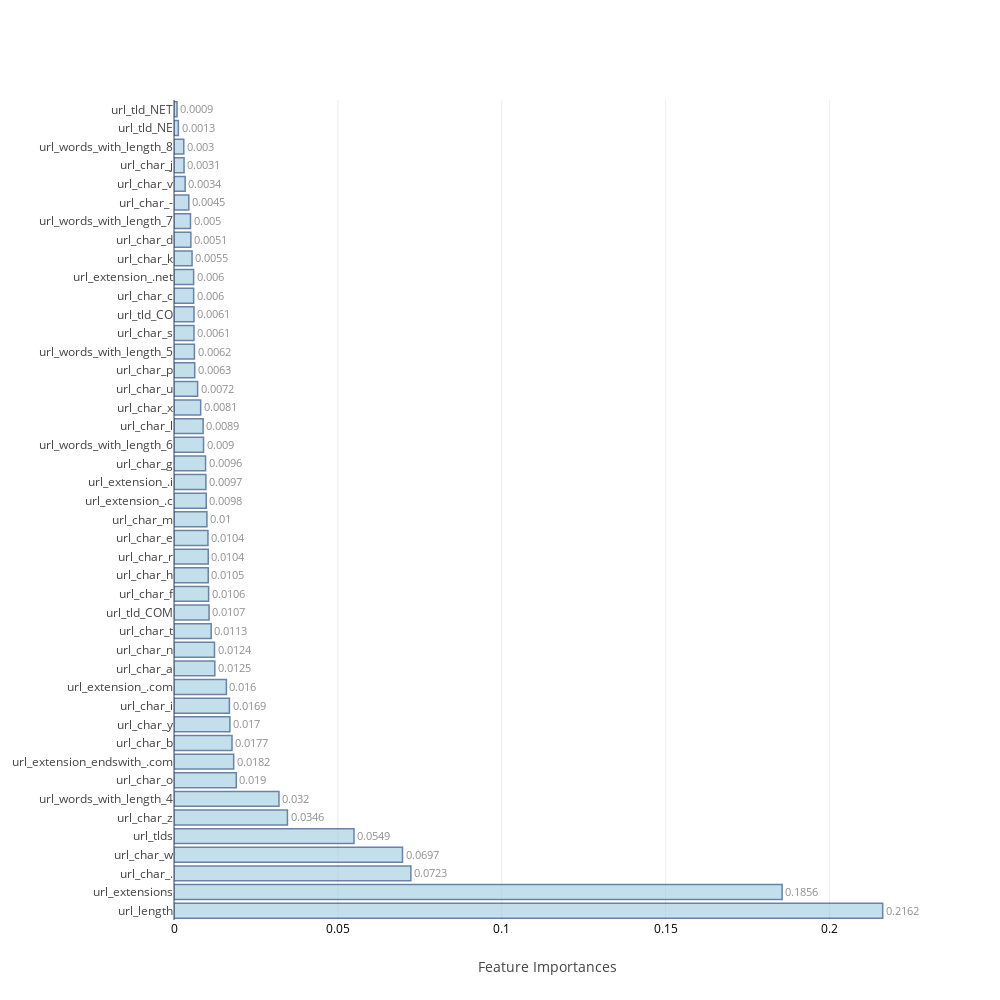

The code cell stored with this chart in its notebook:
### Markdown cell above
### <a id='1.B' style="text-decoration : none; color : #000000;"> B. Average Feature Importances</a>

### Code cell
feat_impt_plot(np.average(feat_imp,axis=0),columns)

### Figure 1 — Plotly figure (JSON) as saved in the notebook; plotly's stock layout.template omitted (floating-point values rounded to 4 significant figures)
{"data": [{"marker": {"color": "rgb(158,202,225)", "line": {"color": "rgb(8,48,107)", "width": 1.5}}, "opacity": 0.6, "orientation": "h", "text": [0.2162, 0.1856, 0.0723, 0.0697, 0.0549, 0.0346, 0.032, 0.019, 0.0182, 0.0177, 0.017, 0.0169, 0.016, 0.0125, 0.0124, 0.0113, 0.0107, 0.0106, 0.0105, 0.0104, 0.0104, 0.01, 0.0098, 0.0097, 0.0096, 0.009, 0.0089, 0.0081, 0.0072, 0.0063, 0.0062, 0.0061, 0.0061, 0.006, 0.006, 0.0055, 0.0051, 0.005, 0.0045, 0.0034, 0.0031, 0.003, 0.0013, 0.0009], "textposition": "outside", "type": "bar", "uid": "045d0e18-3b49-4860-8f21-a150d58388c1", "x": [0.2162, 0.1856, 0.07227, 0.06971, 0.05492, 0.03461, 0.03203, 0.01901, 0.01821, 0.0177, 0.01705, 0.0169, 0.01599, 0.01245, 0.01236, 0.01134, 0.0107, 0.01056, 0.01045, 0.01045, 0.01036, 0.01004, 0.009837, 0.009737, 0.00963, 0.00901, 0.008884, 0.008138, 0.007208, 0.006322, 0.006225, 0.006096, 0.006095, 0.005992, 0.005989, 0.005512, 0.005145, 0.005029, 0.004523, 0.003404, 0.003067, 0.002982, 0.001328, 0.0009286], "y": ["url_length", "url_extensions", "url_char_.", "url_char_w", "url_tlds", "url_char_z", "url_words_with_length_4", "url_char_o", "url_extension_endswith_.com", "url_char_b", "url_char_y", "url_char_i", "url_extension_.com", "url_char_a", "url_char_n", "url_char_t", "url_tld_COM", "url_char_f", "url_char_h", "url_char_r", "url_char_e", "url_char_m", "url_extension_.c", "url_extension_.i", "url_char_g", "url_words_with_length_6", "url_char_l", "url_char_x", "url_char_u", "url_char_p", "url_words_with_length_5", "url_char_s", "url_tld_CO", "url_char_c", "url_extension_.net", "url_char_k", "url_char_d", "url_words_with_length_7", "url_char_-", "url_char_v", "url_char_j", "url_words_with_length_8", "url_tld_NE", "url_tld_NET"]}], "layout": {"autosize": false, "height": 1000, "width": 1000, "xaxis": {"tickfont": {"color": "black", "size": 12}, "title": "Feature Importances"}, "yaxis": {"automargin": true}}}
